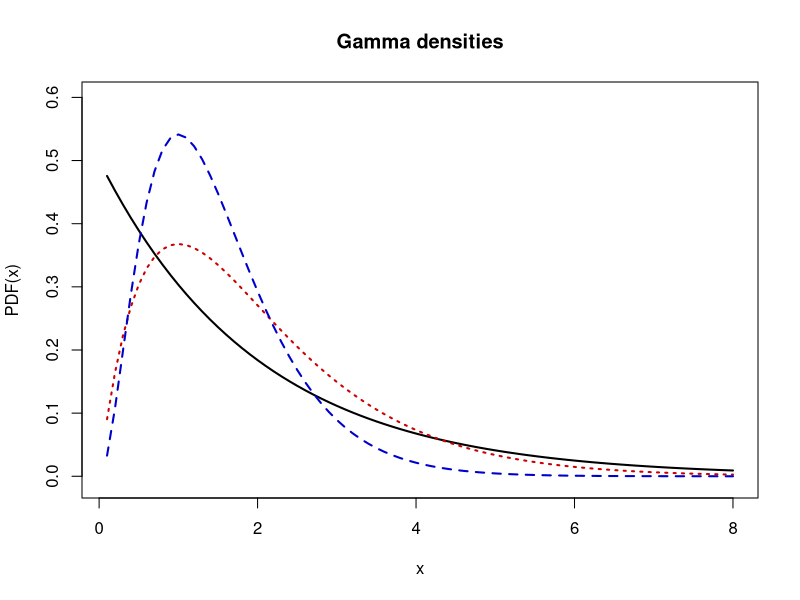
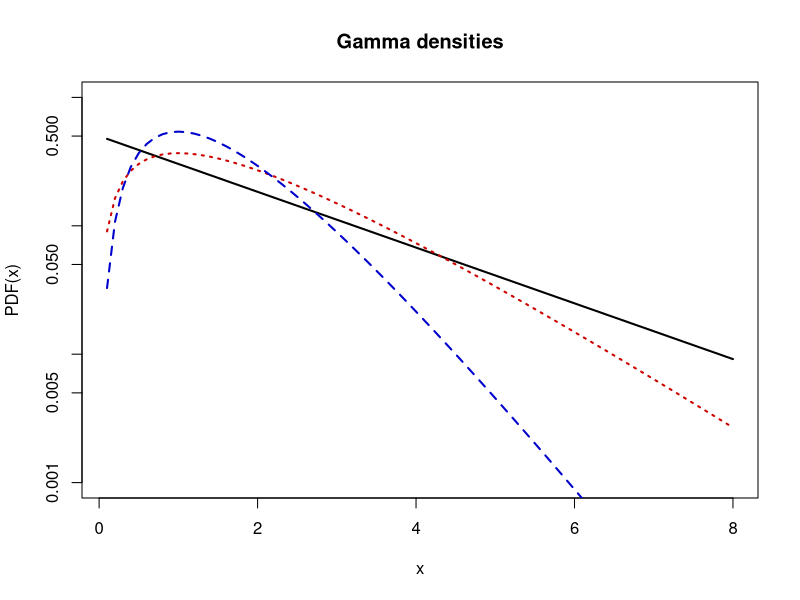
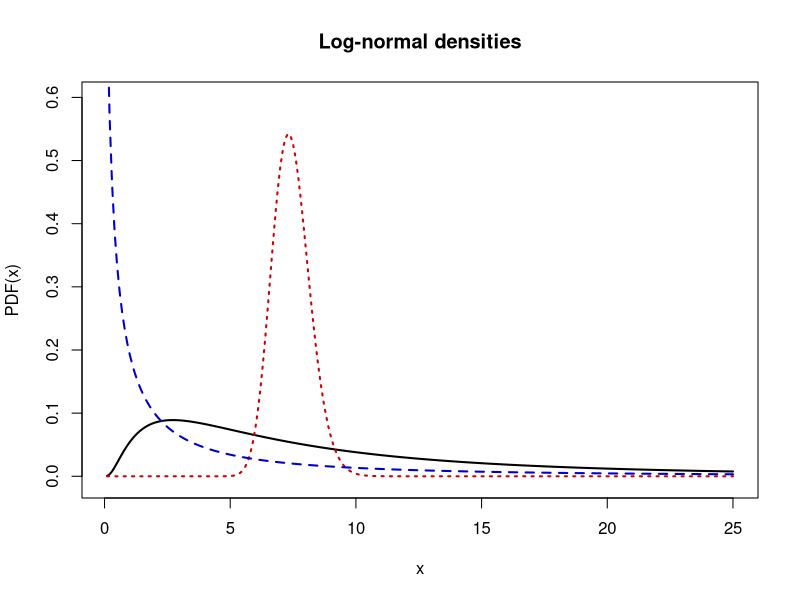
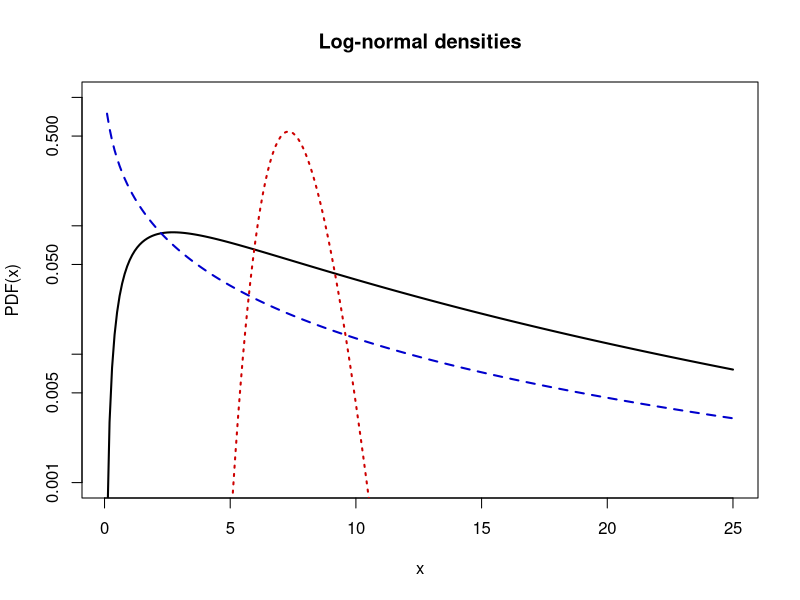

R code for these plots, in order:
# ---------------------------------------------------------------------
# Book:         STF2
# ---------------------------------------------------------------------
# Quantlet:     STFloss04
# ---------------------------------------------------------------------
# Description:  STFloss04 plots three sample gamma pdfs, Gamma(alpha,
#               beta), on linear and Semi-logarithmic scales. Note, that
#               the first one (black solid line) is an exponential law,
#               while the last one (dashed blue line) is a chi-square
#               distribution with nu=6 degrees of freedom. It also plots
#               three sample log-normal pdfs, LogN(mu,sigma), on linear 
#               and semi-logarithmic plots. For small sigma the log-normal
#               diestribution resembles the Gaussian.
# ---------------------------------------------------------------------
# Usage:        -
# ---------------------------------------------------------------------
# See also:     STFloss01, STFloss02, STFloss03, STFloss05, STFloss06,
#               STFloss07, STFloss08, STFloss09, STFloss10
# ---------------------------------------------------------------------
# Inputs:       none
# ---------------------------------------------------------------------
# Output:       Plot of three sample gamma pdfs, Gamma(alpha,
#               beta), on linear and Semi-logarithmic scales. Note, that
#               the first one (black solid line) is an exponential law,
#               while the last one (dashed blue line) is a chi-square
#               distribution with nu=6 degrees of freedom. Second plot of
#               three sample log-normal pdfs, LogN(mu,sigma), on linear 
#               and semi-logarithmic plots. For small sigma the log-normal
#               diestribution resembles the Gaussian.           
# ---------------------------------------------------------------------
# Example:      -
# ---------------------------------------------------------------------
# Author:       Matlab: Joanna Janczura
#               R: Awdesch Melzer 20121006
# ---------------------------------------------------------------------

# clear variables and close windows
rm(list=ls(all=TRUE))
graphics.off()

# gamma densities
step = 10

x = (1:(8*step))/step
y1 = dgamma(x,shape=1,scale=2)
y2 = dgamma(x,shape=2,scale=1)
y3 = dgamma(x,shape=3,scale=0.5)

# linear plot
plot(x, y1, col="black", type="l", lwd=2, xlab="x", ylab="PDF(x)", ylim=c(-0.01,0.6))
title("Gamma densities")
lines(x,y2,col="red3", lty=3,lwd=2)
lines(x,y3,col="blue3", lty=2, lwd=2);

# semi-logarithmic plot
dev.new()
plot(x,y1, log="y", col="black", type="l", lwd=2, xlab="x", ylab="PDF(x)", ylim=c(10e-4,10e-1))
par(new=T)
plot(x,y2, type="l", log="y", axes=F,frame=F,ylab="",xlab="",col="red3", lty=3,lwd=2,ylim=c(10e-4,10e-1))
par(new=T)
plot(x,y3, log="y", type="l", axes=F,frame=F,ylab="",xlab="",col="blue3", lty=2,lwd=2,ylim=c(10e-4,10e-1))
title("Gamma densities")

# log-normal densities
x=(1:(25*step))/step

y1=dlnorm(x,2,1)
y2=dlnorm(x,2,0.1)
y3=dlnorm(x,0.5,2)

# linear plot
dev.new()
plot(x, y1, col="black", type="l", lwd=2, xlab="x", ylab="PDF(x)", ylim=c(-0.01,0.6))
title("Log-normal densities")
lines(x,y2,col="red3", lty=3,lwd=2)
lines(x,y3,col="blue3", lty=2, lwd=2);

# semi-logarithmic plot

dev.new()
plot(x,y1, log="y", col="black", type="l", lwd=2, xlab="x", ylab="PDF(x)", ylim=c(10e-4,10e-1))
par(new=T)
plot(x,y2, type="l", log="y", axes=F,frame=F,ylab="",xlab="",col="red3", lty=3,lwd=2,ylim=c(10e-4,10e-1))
par(new=T)
plot(x,y3, log="y", type="l", axes=F,frame=F,ylab="",xlab="",col="blue3", lty=2,lwd=2,ylim=c(10e-4,10e-1))
title("Log-normal densities")
